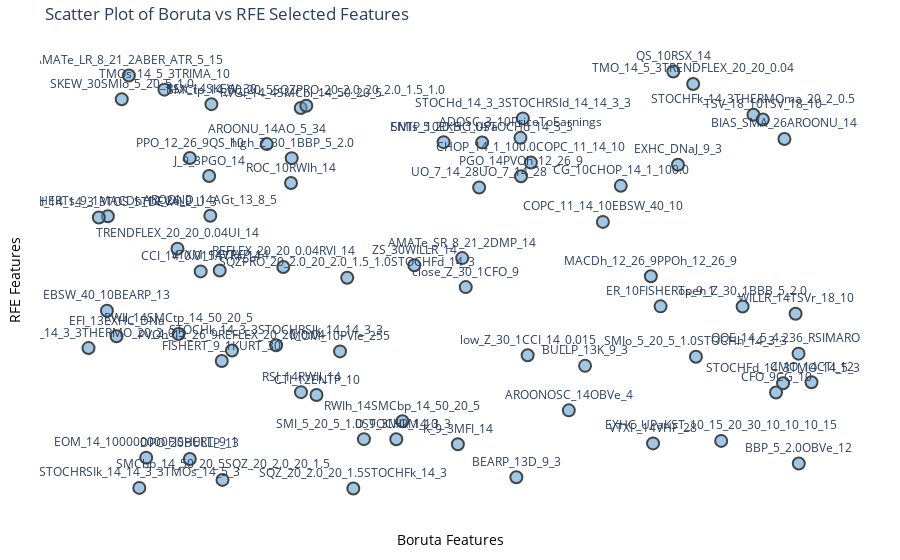

Write notebook code for a chart like this one.
### Markdown cell above
###### Feature selection - Wrapper Method: Boruta and Recursive Forward Elimination (RFE)

### Code cell
feat_select = FeaturesSelection(new_ft2, testsize = 0.20) #instantiate the FeaturesSelection subclass, providing dataframe from above, with the days column transformed as required input parameters, and the testsize as an optional input parameter as well. Default testsize is 0.20.
feat1 = feat_select.wrapper_boruta(max_iter=200) # Invoke the wrapper_boruta method within the FeaturesSelection subclass.

#The wrapper_boruta method

### Figure 1 — Plotly figure (JSON) as saved in the notebook; plotly's stock layout.template omitted (floating-point values rounded to 4 significant figures)
{"data": [{"hovertemplate": "Boruta Position=%{x}<br>RFE Position=%{y}<br>Feature=%{text}<extra></extra>", "legendgroup": "", "marker": {"color": "rgba(93, 164, 214, 0.6)", "symbol": "circle", "line": {"width": 2}, "size": 12}, "mode": "markers+text", "name": "", "orientation": "v", "showlegend": false, "text": ["SQZ_20_2.0_20_1.5STOCHFk_14_3", "BIAS_SMA_26AROONU_14", "CG_10CHOP_14_1_100.0", "PGO_14PVOh_12_26_9", "PPO_12_26_9QS_10", "DPO_20BULLP_13", "EFI_13EXHC_DNa", "EXHC_UPaKST_10_15_20_30_10_10_10_15", "STOCHd_14_3_3STOCHRSId_14_14_3_3", "COPC_11_14_10EBSW_40_10", "STOCHh_14_3_3THERMO_20_2_0.5", "BBP_5_2.0OBVe_12", "SMIo_5_20_5_1.0STOCHh_14_3_3", "PVOh_12_26_9REFLEX_20_20_0.04", "J_9_3PGO_14", "AROOND_14AGt_13_8_5", "RVGI_14_4SMCbi_14_50_20_5", "close_Z_30_1CFO_9", "D_9_3MOM_10", "ROC_10RWIh_14", "CHOP_14_1_100.0COPC_11_14_10", "TRENDFLEX_20_20_0.04UI_14", "high_Z_30_1BBP_5_2.0", "SQZPRO_20_2.0_20_2.0_1.5_1.0STOCHFd_14_3", "ZS_30WILLR_14", "ER_10FISHERTs_9_1", "SMCbp_14_50_20_5SQZ_20_2.0_20_1.5", "K_9_3MFI_14", "BEARP_13D_9_3", "FISHERTs_9_1MACDh_12_26_9", "low_Z_30_1CCI_14_0.015", "CCI_14_0.015ATRr_14", "SKEW_30SMIo_5_20_5_1.0", "STOCHFd_14_3TMO_14_5_3", "WILLR_14TSVr_18_10", "EXHC_DNaJ_9_3", "RSI_14RWIl_14", "EOM_14_100000000FISHERT_9_1", "BULLP_13K_9_3", "RWIh_14SMCbp_14_50_20_5", "TMOs_14_5_3TRIMA_10", "ENTP_10EXHC_UPa", "STOCHRSId_14_14_3_3TOS_STDEVALL_U_3", "STOCHFk_14_3THERMOma_20_2_0.5", "AROONU_14AO_5_34", "AROONOSC_14OBVe_4", "SMCtp_14_50_20_5SQZPRO_20_2.0_20_2.0_1.5_1.0", "AMATe_SR_8_21_2DMP_14", "SMIs_5_20_5_1.0STOCHd_14_3_3", "RSX_14SKEW_30", "QQE_14_5_4.236_RSIMAROC_10", "VTXP_14VHF_28", "CFO_9CG_10", "open_Z_30_1BBB_5_2.0", "ADOSC_3_10PriceToEarnings", "TSV_18_10TSV_18_10", "STOCHRSIk_14_14_3_3TMOs_14_5_3", "VTXM_14VTXP_14", "EBSW_40_10BEARP_13", "CTI_12ENTP_10", "SMI_5_20_5_1.0STOCHk_14_3_3", "STOCHk_14_3_3STOCHRSIk_14_14_3_3", "TMO_14_5_3TRENDFLEX_20_20_0.04", "MOM_10PVIe_255", "REFLEX_20_20_0.04RVI_14", "UO_7_14_28UO_7_14_28", "RWIl_14SMCtp_14_50_20_5", "QS_10RSX_14", "AMATe_LR_8_21_2ABER_ATR_5_15", "CMO_14CTI_12", "MACDh_12_26_9PPOh_12_26_9", "FISHERT_9_1KURT_30"], "x": [3.745, 9.507, 7.32, 5.987, 1.56, 1.56, 0.5808, 8.662, 6.011, 7.081, 0.2058, 9.699, 8.324, 2.123, 1.818, 1.834, 3.042, 5.248, 4.319, 2.912, 6.119, 1.395, 2.921, 3.664, 4.561, 7.852, 1.997, 5.142, 5.924, 0.4645, 6.075, 1.705, 0.6505, 9.489, 9.656, 8.084, 3.046, 0.9767, 6.842, 4.402, 1.22, 4.952, 0.3439, 9.093, 2.588, 6.625, 3.117, 5.201, 5.467, 1.849, 9.696, 7.751, 9.395, 8.948, 5.979, 9.219, 0.8849, 1.96, 0.4523, 3.253, 3.887, 2.713, 8.287, 3.568, 2.809, 5.427, 1.409, 8.022, 0.7455, 9.869, 7.722, 1.987], "xaxis": "x", "y": [0.05522, 8.155, 7.069, 7.29, 7.713, 0.7404, 3.585, 1.159, 8.631, 6.233, 3.309, 0.6356, 3.11, 3.252, 7.296, 6.376, 8.872, 4.722, 1.196, 7.132, 7.608, 5.613, 7.71, 4.938, 5.227, 4.275, 0.2542, 1.079, 0.3143, 6.364, 3.144, 5.086, 9.076, 2.493, 4.104, 7.556, 2.288, 0.7698, 2.898, 1.612, 9.297, 8.081, 6.334, 8.715, 8.037, 1.866, 8.926, 5.393, 8.074, 8.961, 3.18, 1.101, 2.279, 4.271, 8.18, 8.607, 0.06952, 5.107, 4.174, 2.221, 1.199, 3.376, 9.429, 3.232, 5.188, 7.03, 3.636, 9.718, 9.624, 2.518, 4.972, 3.009], "yaxis": "y", "type": "scatter", "textposition": "top center"}], "layout": {"xaxis": {"anchor": "y", "domain": [0.0, 1.0], "title": {"text": "Boruta Features"}, "showgrid": true, "zeroline": true, "showticklabels": false, "color": "black"}, "yaxis": {"anchor": "x", "domain": [0.0, 1.0], "title": {"text": "RFE Features"}, "showgrid": true, "zeroline": true, "showticklabels": false, "color": "black"}, "legend": {"tracegroupgap": 0}, "title": {"text": "Scatter Plot of Boruta vs RFE Selected Features"}, "margin": {"l": 40, "r": 40, "b": 40, "t": 40}, "plot_bgcolor": "rgba(255, 255, 255, 1)", "paper_bgcolor": "rgba(255, 255, 255, 1)"}}
